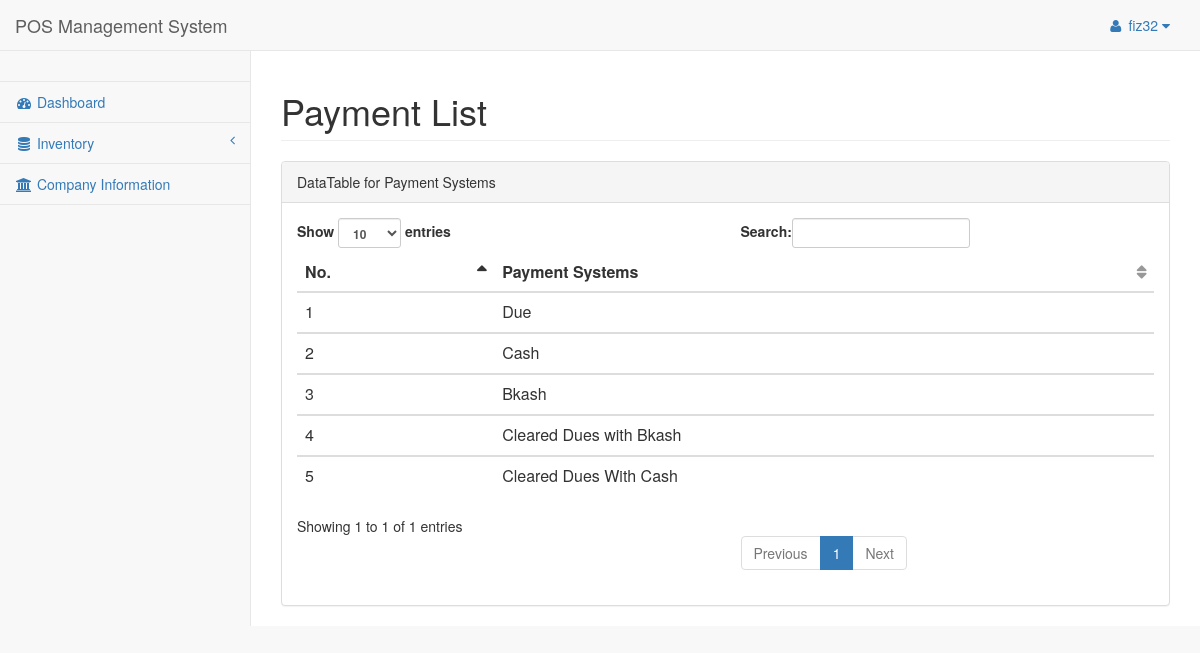
The page /admin/pages/paylist.php (signed in) on the database its author committed.
### tables this page shows
CREATE TABLE `tbl_payment` (
  `id` int(11) NOT NULL,
  `payment` varchar(125) NOT NULL
);

### class/Payment.php (called while the page is built, shortened)
<?php
$filepath = realpath(dirname(__FILE__));
include_once ($filepath."/../lib/Database.php");
?>
<?php
  class Payment{
    private $db;
    public function __construct() {
        $this->db = new Database();
    }
    public function getAllPay() {
      $query = "SELECT * FROM tbl_payment";
      $payCheck = $this->db->select($query);
      return $payCheck;
    }
}
?>

### lib/Database.php (called while the page is built, shortened)
<?php
Class Database{
 public $host   = DB_HOST;
 public $user   = DB_USER;
 public $pass   = DB_PASS;
 public $dbname = DB_NAME;
 public $link;
private function connectDB(){
 $this->link = new mysqli($this->host, $this->user, $this->pass,
  $this->dbname);
 }
public function select($query){
  $result = $this->link->query($query) or
   die($this->link->error.__LINE__);
  if($result->num_rows > 0){
    return $result;
  } else {
    return false;
  }
 }
}

### admin/pages/paylist.php (the view, shortened to what this page needs)
<?php
  include "../inc/header.php";
  include "../inc/nav.php";
  include "../inc/sider.php";
?>
        <div id="page-wrapper">
            <div class="row">
                <div class="col-lg-12">
                    <h1 class="page-header">Payment List</h1>
                </div>
            </div>
            <div class="row">
                <div class="col-lg-12">
                    <div class="panel panel-default">
                        <div class="panel-heading">
                            DataTable for Payment Systems
                        </div>
                        <div class="panel-body">
                            <div class="table-responsive">
                                <table class="table table-hover" id="dataTables-example">
                                    <thead>
                                        <tr>
                                            <th>No.</th>
                                            <th>Payment Systems</th>
                                        </tr>
                                    </thead>
                                    <?php
                                      $getPay = $pay->getAllPay();
                                      if ($getPay) {
                                        $i = 0;
                                        while ($result = $getPay->fetch_assoc()) {
                                          $i++;
                                    ?>
                                    <tbody>
                                        <tr>
                                            <td><?php echo $i; ?></td>
                                            <td><?php echo $result['payment']; ?></td>
                                        </tr>
                                    </tbody>
                                  <?php } } ?>
                                </table>
                            </div>
                        </div>
                      </div>
                  </div>
              </div>
          </div>
      </div>
  </body>
  </html>

### rows shown on the page
tbl_payment: payment "Due"
tbl_payment: payment "Cash"
tbl_payment: payment "Bkash"
tbl_payment: payment "Cleared Dues with Bkash"
tbl_payment: payment "Cleared Dues With Cash"

### other values the page prints
Session::get("adminName") "fiz32"
